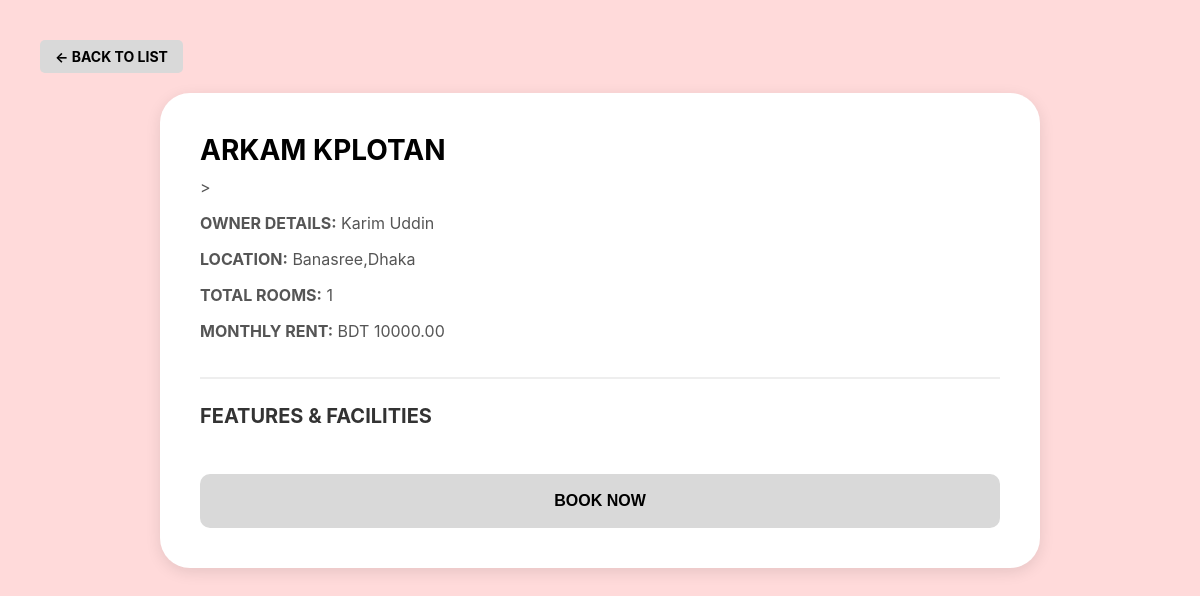
The app's page /property-details/2/ with its own data.
### core/models.py (models this page shows, shortened)
class House(models.Model):
    title = models.CharField(max_length=200, blank=True)
    location = models.CharField(max_length=255, blank=True)
    rent = models.DecimalField(max_digits=10, decimal_places=2, default=0)
    rooms = models.IntegerField(default=1)
    owner = models.ForeignKey(Owner, on_delete=models.CASCADE, null=True, blank=True)
    image = models.ImageField(upload_to='houses/', null=True, blank=True)
    facilities = models.TextField(help_text="Enter facilities separated by commas", blank=True, null=True)

class Owner(models.Model):
    name = models.CharField(max_length=100, blank=True)
    phone = models.CharField(max_length=15, blank=True)
    email = models.EmailField(blank=True)
    password = models.CharField(max_length=128, blank=True, null=True)

### core/views.py (the view)
# urls.py: path('property-details/<int:property_id>/', views.property_details, name='property_details'),
def property_details(request, property_id):
    property_obj = House.objects.filter(id=property_id).first()
    if not property_obj:
        property_obj = get_object_or_404(Hostel, id=property_id)
    return render(request, 'property_details.html', {'property': property_obj})

### core/templates/property_details.html (shortened to what this page needs)
{% load static %}
<html lang="en">
<head>
</head>
<body>
    <a href="javascript:history.back()" class="back-btn">← BACK TO LIST</a>
    <div class="details-frame">
        <div class="header-section">
            <h1 class="property-title">{{ property.title|upper }}</h1>
            <div class="owner-info">
    >            <p><strong>OWNER DETAILS:</strong> {{ property.owner.name|default:"Management" }}</p>
                <p><strong>LOCATION:</strong> {{ property.location }}</p>
                {% if property.rooms %}
                    <p><strong>TOTAL ROOMS:</strong> {{ property.rooms }}</p>
                {% else %}
                    <p><strong>ROOM TYPE:</strong> {{ property.room_details }}</p>
                {% endif %}
                {% if property.rent %}
                   <p><strong>MONTHLY RENT:</strong> BDT {{ property.rent }}</p>
              {% else %}
                 <p><strong>MONTHLY RENT:</strong> BDT {{ property.price_per_month }}</p>
             {% endif %}
            </div>
        </div>
        <div class="content-section">
            <h3 class="section-title">FEATURES & FACILITIES</h3>
        </div>
        <a href="{% url 'payment_process' %}?property_id={{ property.id }}" style="text-decoration: none;">
            <button class="book-now-btn">BOOK NOW</button>
        </a>
    </div>
</body>
</html>

### core/templates/property_details.html (style rules this page uses)
body { background-color: #FFDADA; font-family: 'Inter', sans-serif; margin: 0; padding: 40px; }
.back-btn { background-color: #D9D9D9; padding: 8px 15px; text-decoration: none; color: black; font-weight: bold; font-size: 14px; border-radius: 5px; display: inline-block; margin-bottom: 20px; }
.details-frame { background-color: white; border-radius: 30px; padding: 40px; box-shadow: 0px 4px 15px rgba(0,0,0,0.1); max-width: 800px; margin: 0 auto; }
.header-section { border-bottom: 2px solid #EEEEEE; padding-bottom: 20px; margin-bottom: 25px; }
.property-title { font-size: 28px; font-weight: bold; text-transform: uppercase; margin: 0; color: #000; }
.owner-info { font-size: 16px; color: #555; margin-top: 10px; }
.section-title { font-size: 20px; font-weight: bold; text-transform: uppercase; margin-bottom: 15px; color: #333; }
.book-now-btn { background-color: #D9D9D9; border: none; padding: 18px; width: 100%; border-radius: 10px; font-weight: bold; font-size: 16px; text-transform: uppercase; cursor: pointer; margin-top: 30px; transition: 0.3s; }

### records on screen
House: title "ARKAM KPLOTAN", owner.name "Karim Uddin", location "Banasree,Dhaka", rooms "1", rent "10000.00"
